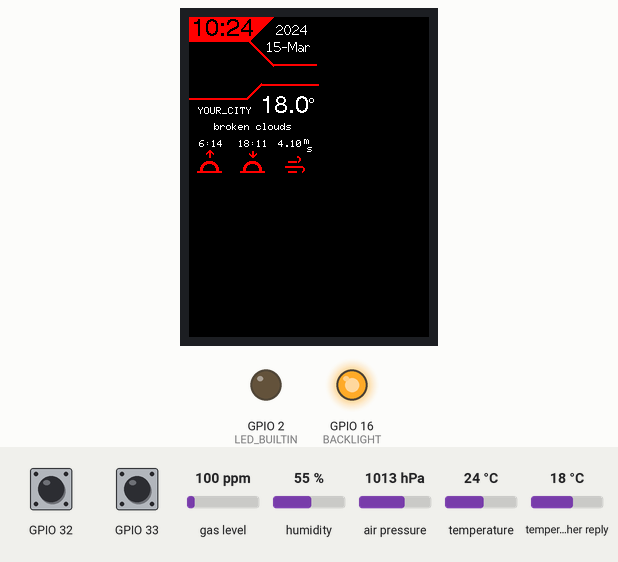
Bench run of a program on a simulated ESP32. Parts: 240×320 colour display, output pins drawn as LEDs (lit = HIGH). The test bench sets the inputs (shaded band); at power-on: GPIO 33 HIGH, GPIO 32 HIGH, gas level 100 ppm, humidity 55 %, air pressure 1013 hPa, temperature 24 °C, temperature in the weather reply 18 °C. WiFi joins after 1.5 s; servers stay silent unless stated; the local clock reads 2024-03-15 10:24:30 at power-on unless the program sets it; web services answer with replies made up by the test bench; what the program prints to the serial monitor is not drawn.

Above: at 2.9 s.
3.0 s: GPIO 33 pulled LOW for 0.15 s
At 4.4 s:
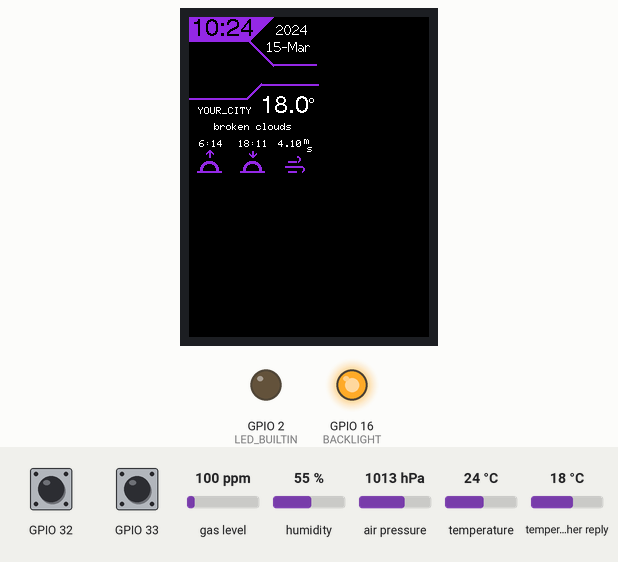
6.5 s: GPIO 32 pulled LOW for 3.2 s
At 11.3 s:
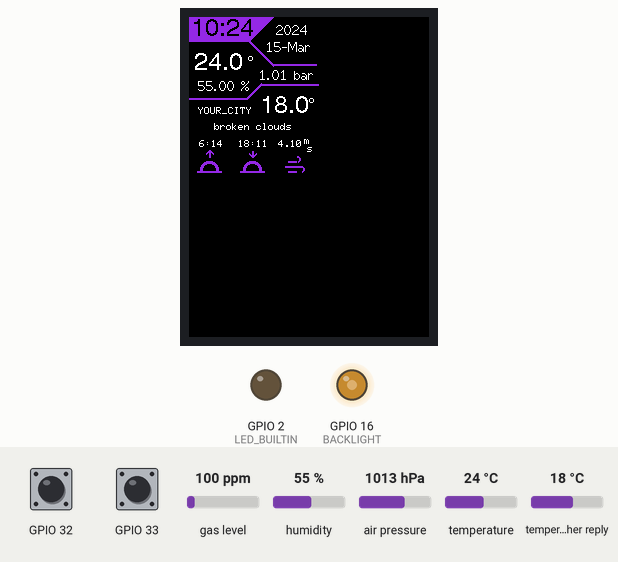
11.6 s: GPIO 33 pulled LOW for 1 s
At 13.1 s:
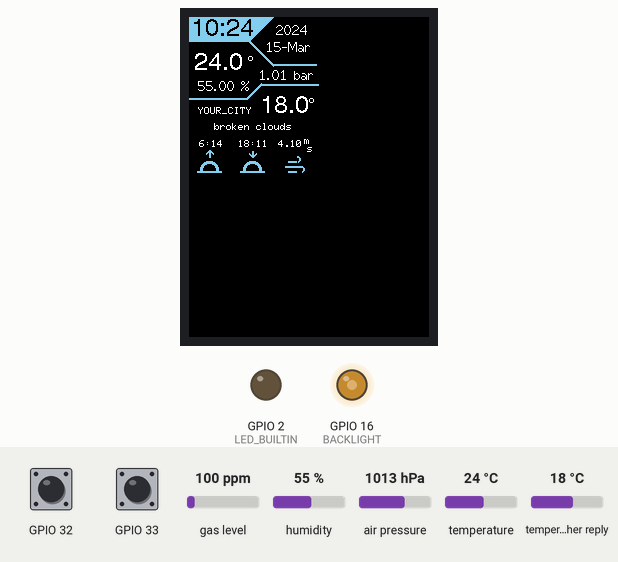
14.1 s: GPIO 33 pulled LOW for 0.15 s
At 15.5 s:
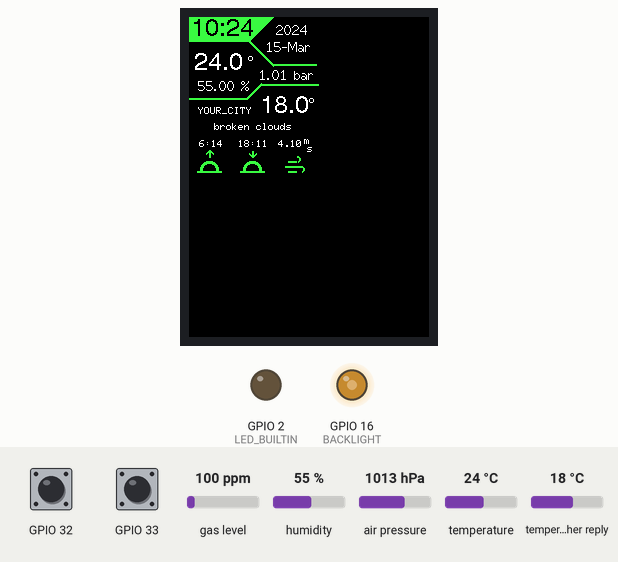
15.8 s: GPIO 33 pulled LOW for 3.2 s
At 19.3 s:
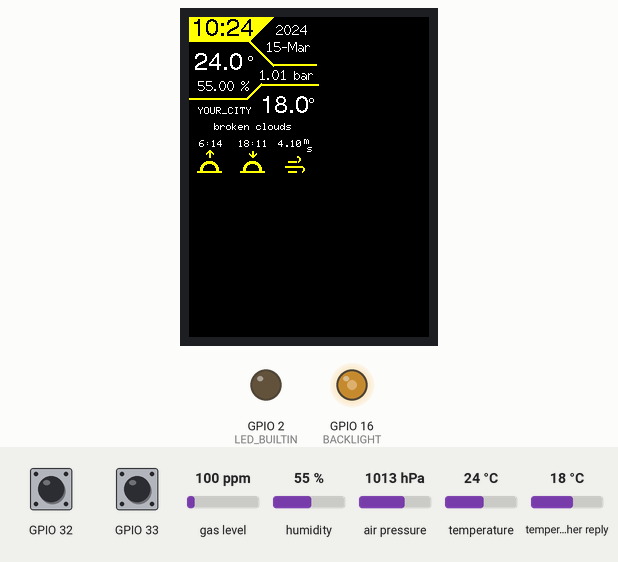
31.0 s: GPIO 33 pulled LOW for 0.15 s
At 31.6 s:
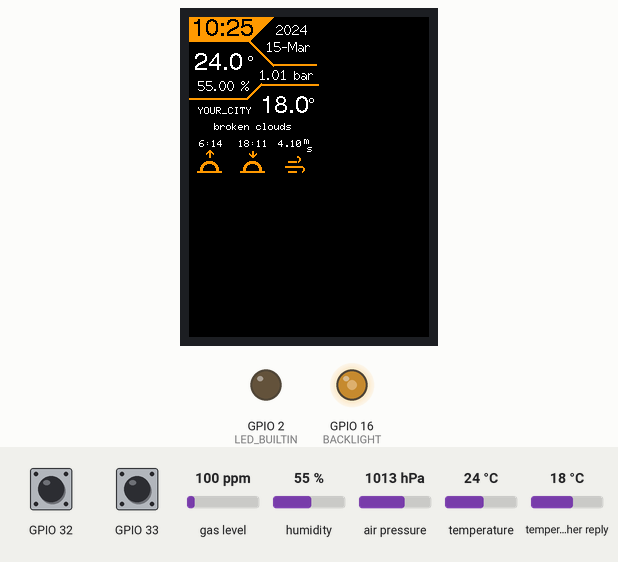
Timing chart, 0 to 33.6 s (numbered marks = the images above; inputs shaded):
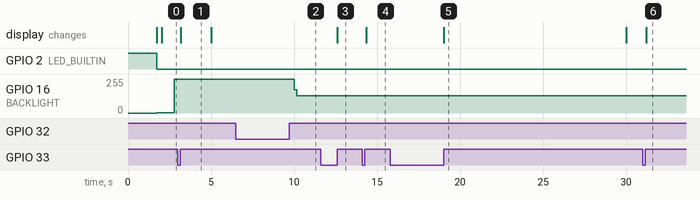

The program:

main.cpp
```cpp
#include <WiFi.h>
#include "My_Time_Config.h"         // MyClock class, used to easy get time from internal clock
#include "MY_Lander_Display.h"      // Display class used to create a graphic output on display
#include "My_Weather.h"             // Header of weatherData class, use to exctract data from raw
#include "My_Touchpad.h"            // used for touchpads functions
#include "noblock_led.h"            // Class that introduce smooth led transition with non blocking code

#include <TFT_eSPI.h>               // Graphics and font library for ST7735 driver chip
#include <SPI.h>                    // https://github.com/Bodmer/TFT_eSPI/tree/master

#include <Wire.h>                   // BMP280 library group
#include <Adafruit_Sensor.h>        // https://randomnerdtutorials.com/esp32-bme280-arduino-ide-pressure-temperature-humidity/
#include <Adafruit_BME680.h>

#include <HTTPClient.h>             // https://randomnerdtutorials.com/esp32-http-get-open-weather-map-thingspeak-arduino/

#include <ArduinoJson.h>            // Used to read data from raw String got from API

#define NTP_SERVER      "it.pool.ntp.org"
#define WIFI_SSID       "WIFI_NAME"
#define WIFI_PASSWORD   "WIFI_PASSWORD"
#define LED_BUILTIN     2
#define BACKLIGHT       16
#define TOUCHPAD_1      32
#define TOUCHPAD_2      33

MyClock orologio;
TFT_eSPI tft = TFT_eSPI();          //  Invoke library, pins defined in User_Setup.h
Lander_Display Display (&tft);
Adafruit_BME680 bme;                //  I2C
JsonDocument doc;                   //  https://registry.platformio.org/libraries/bblanchon/ArduinoJson/examples/StringExample/StringExample.ino
nb_led backlight (BACKLIGHT);
Touchpad pad1 (TOUCHPAD_1);
Touchpad pad2 (TOUCHPAD_2);

String openWeatherMapApiKey = "API-KEY";
String city = "YOUR_CITY";
String countryCode = "YOUR_COUNTRY_CODE";
String unitsCode = "metric";
String langCode = "en";
String serverPath = "http://api.openweathermap.org/data/2.5/weather?q=" + city + "," + countryCode + "&units=" + unitsCode + "&lang=" + langCode + "&APPID=" + openWeatherMapApiKey;
String payload;                     // String to store rawdata got from weather API

const int Period1 = 100;            // TouchPad refresh rate
unsigned long StartMillis1 = 0;
const int Period2 = 5000;           // Sensor refresh rate
unsigned long StartMillis2 = 0;
const int Period3 = 1800000;        // Weather refresh rate [30m]
long int StartMillis3 = 0;
int brightness = 4;


void setup() {
  Serial.begin(115200);
  pinMode(LED_BUILTIN, OUTPUT);
  pinMode(BACKLIGHT, OUTPUT);
  digitalWrite(LED_BUILTIN, HIGH);

  //---------------------- Initialize sensor and Pads ------------------------
  bool status = bme.begin(0x77);
  if (!status) {
    Serial.println("Could not find a valid BME680 sensor, check wiring!");
    //while (1);
  }

  bme.setTemperatureOversampling(BME680_OS_8X); // Set up oversampling and filter initialization
  bme.setHumidityOversampling(BME680_OS_2X);
  bme.setPressureOversampling(BME680_OS_4X);
  bme.setIIRFilterSize(BME680_FILTER_SIZE_3);
  bme.setGasHeater(320, 150); // 320*C for 150 ms

  pad1.initialise();
  pad2.initialise();

  //-------------------------- wifi connection -------------------------------
  WiFi.begin(WIFI_SSID,WIFI_PASSWORD);

  while (WiFi.status() != WL_CONNECTED) {;}    //block code until wifi connected
  Serial.println("\nConnected to " WIFI_SSID "!" );

  orologio.ntpsync(NTP_SERVER);   // syncronizing internal clock to real time
  orologio.WriteTime();           // terminal debug
  orologio.TUpdate();             // uodate class to real time

  // ------------------------ Initialize screen ------------------------------
  Display.init();
  Display.timeup(orologio.exportStruct());

  digitalWrite(LED_BUILTIN, LOW);
  backlight.toggle();
}


void loop() {

  //------------------ Action repeated every code cycle ----------------------
  orologio.TUpdate();
  Display.timeup(orologio.exportStruct());
  backlight.run();

  //----------------- protection against wfi disconnection -------------------
  if (WiFi.status() != WL_CONNECTED) {
    while (WiFi.status() != WL_CONNECTED) {digitalWrite(LED_BUILTIN, HIGH);}
    digitalWrite(LED_BUILTIN, LOW);
  }

  //--------------- Protection against Millis() value reset ------------------
  if (millis() < StartMillis2 || millis() < StartMillis3){
    StartMillis2 = 0;
    StartMillis3 = 0;
    Serial.println("Millis() reset");
  }

  //----------------------- Touchpads Refresh --------------------------------
   if (millis () - StartMillis1 > Period1) {
    pad1.read();
    pad2.read();

    if(pad1.released() == true) {
      switch (brightness){
        case 4:
          brightness = 3;
          backlight.brightness(128);
          //Serial.println("PATATE - Brightness changed 3");
          break;
        case 3:
          brightness = 2;
          backlight.brightness(63);
          //Serial.println("PATATE - Brightness changed 2");
          break;
        case 2:
        brightness = 1;
          backlight.brightness(20);
          //Serial.println("PATATE - Brightness changed 1");
          break;
        case 1:
          brightness = 0;
          backlight.brightness(0);
          backlight.toggle();
          //Serial.println("PATATE - Brightness changed 0");
          break;
        case 0:
          brightness = 4;
          backlight.brightness(255);
          backlight.toggle();
          //Serial.println("PATATE - Brightness changed 4");
          break;
        default:
          Serial.println("ERROR in Pad1 refresh action in MAIN");
          break;
      }
    }

    if(pad2.released() == true) {
      Display.nextColor();
    }
    StartMillis1 = millis();
  }

  //------------------------- Sensor Refresh ---------------------------------
  if (millis () - StartMillis2 > Period2) {
    Display.measureup(bme.readTemperature(), bme.readPressure(), bme.readHumidity(), bme.readGas());
    StartMillis2 = millis();
  }

  //-------------------------- Weather update --------------------------------
  if (millis () - StartMillis3 > Period3 || StartMillis3 == 0) {
    Serial.print("Weather update:");
    orologio.WriteTime();

    HTTPClient http;
    http.begin(serverPath);
    int httpCode = http.GET();

    // httpCode will be negative on error
    if(httpCode > 0) {
      // HTTP header has been send and Server response header has been handled
      Serial.printf("[HTTP] GET... code: %d\n", httpCode);

      // file found at server
      if(httpCode == HTTP_CODE_OK) {
        payload = http.getString();
        //Serial.println(payload);      //Debug check raw data payload in terminal
      }
    } else {
      Serial.printf("[HTTP] GET... failed, error: %s\n", http.errorToString(httpCode).c_str());
    }
    http.end();

    Display.weatherUp(payload);
    StartMillis3 = millis();
  }
}
```

My_Lander_Display.h
```cpp
#ifndef __My_Lander_Display__
#define __My_Lander_Display__

#include <TFT_eSPI.h>
#include <My_Weather.h>

class Lander_Display {
    public:
        Lander_Display(TFT_eSPI *tft_pointer ) { tft = tft_pointer; }
        virtual ~Lander_Display() { ; };

        void init () {
            tft->init();
            tft->setRotation(2);
            tft->fillScreen(TFT_BLACK);

            graphicUp();
        }

        void tmstructup (struct tm buffer) {
            PresentTime = buffer;
        }

        void measureup (float temp, float pres, float humi, uint32_t gas) {        //Getting data and storing them as string, to make just one conversion and easy screen refresh
            tft->setTextColor(TFT_BLACK);
            tft->drawRightString(roomTemperature,64, 34 ,4);
            tft->drawRightString(roomHumidity,61, 61 ,2);
            tft->drawRightString(roomPressure,125,50,2);
            //tft->drawRightString(roomGas,125, 50 ,2);

            roomTemperature = String ( ((round (temp*10.f))/10.f) );
                if (roomTemperature.length() == 5) {
                    roomTemperature.remove(4, 1);
                } else if ( roomTemperature.length() == 4 ) {
                    roomTemperature.remove(3, 1);
                }
                roomTemperature += "\u00b0";
            roomPressure = String((pres)/100000.f);
                if (roomPressure.length() == 9) {
                    //roomPressure.remove (6,3);
                }
                roomPressure += " bar";
            roomHumidity = String(humi);
                //if (roomHumidity.length() == 4) {
                    //roomPressure.remove (6,3);
                //}
                roomHumidity += " %";
            roomGas = String(gas/1000);
                //if (roomHumidity.length() == 4) {
                    //roomPressure.remove (6,3);
                //}
                roomGas += " KO";
            tft->setTextColor(TFT_WHITE);
            tft->drawRightString(roomTemperature,64, 34 ,4);
            tft->drawCircle(61, 41, 2, TFT_WHITE);
            tft->drawRightString(roomHumidity,61, 61 ,2);
            //tft->drawRightString(roomGas,125, 50 ,2);
            tft->drawRightString(roomPressure,125,50,2);
        }

        void timeup (struct tm buffer) {
            PresentTime = buffer;
            //-----clock-----//
            if (minute != PresentTime.tm_min) {
                tft->setTextColor(color);
                tft->drawString(clock,2,0,4);

                if (PresentTime.tm_hour < 10) {                      //inserting hours in buffer
                    clock = "0" + String(PresentTime.tm_hour);
                } else {
                    clock = "" + String(PresentTime.tm_hour);
                }
                if (PresentTime.tm_min < 10) {                    //inserting minute in buffer
                    clock += ":0" + String(PresentTime.tm_min);
                } else {
                    clock += ":" + String(PresentTime.tm_min);
                }
                tft->setTextColor(clock_color);
                tft->drawString(clock,2,0,4);
                minute = PresentTime.tm_min;
            }
            //-----date------//
            if (day != PresentTime.tm_mday) {
                tft->setTextColor(TFT_BLACK);
                tft->drawString (year,87,5,2);
                tft->drawString(date,77,22,2);
                if (PresentTime.tm_mday < 10) {
                    date = " " + String(PresentTime.tm_mday);
                } else {
                    date = String(PresentTime.tm_mday);
                }
                date += "-" + month_name(PresentTime.tm_mon);
                year = 1900 + PresentTime.tm_year;
                tft->setTextColor(TFT_WHITE);
                tft->drawString (year,87,5,2);
                tft->drawString(date,77,22,2);
                day = PresentTime.tm_mday;
            }
        }

        void weatherUp(String rawData) {
            tft->setTextColor(TFT_BLACK);
            tft->drawCircle(122, 83, 2, TFT_BLACK);
            tft->drawCentreString(description, 64, 106, 1);
            tft->drawString(sunrise, 10, 123, 1);
            tft->drawString(sunset, 49, 123, 1);
            tft->drawRightString(wind, 113, 123, 1);
            tft->drawString("m",115,120,1);
            tft->drawString("s",118,128,1);
            if (city.length() > 7) {
                tft->drawCentreString(city,36, 90, 1);
                tft->drawRightString(cityTemperature, 120, 77, 4);
            } else {
                tft->drawCentreString(city,34, 86, 2);
                tft->drawRightString(cityTemperature, 118, 77, 4);
            }
            wt.extractData(rawData);
            getWeather ();
            tft->setTextColor(TFT_WHITE);
            tft->drawCircle(122, 83, 2, TFT_WHITE);
            tft->drawCentreString(description, 64, 106, 1);
            tft->drawString(sunrise, 10, 123, 1);
            tft->drawString(sunset, 49, 123, 1);
            tft->drawRightString(wind, 113, 123, 1);
            tft->drawString("m",115,120,1);
            tft->drawString("s",118,128,1);
            if (city.length() > 7) {
                tft->drawCentreString(city,36, 90, 1);
                tft->drawRightString(cityTemperature, 120, 77, 4);
            } else {
                tft->drawCentreString(city,34, 86, 2);
                tft->drawRightString(cityTemperature, 118, 77, 4);
            }
        }

        void graphicUp() {
            //clock
            tft->drawWideLine(60, 24, 84, 48, 2, color, TFT_BLACK);
            tft->fillRect(0, 0, 60, 25, color);
            tft->fillRect(84, 47, 44, 2, color);
            tft->fillTriangle(60, 0, 60, 24, 84, 0, color);

            //roomPressure and roomTemperature
            tft->drawWideLine(72, 67, 58, 81, 2, color, TFT_BLACK);
            tft->fillRect(72, 67, 58, 2, color);
            tft->fillRect(0, 81, 58, 2.5, color);

            //sunrise
            tft->drawArc(20, 153, 9, 7,90, 270, color, TFT_BLACK, true);
            tft->fillRect(8, 154, 25, 2, color);

            tft->drawLine(20, 140, 20, 134, color);
            tft->drawLine(21, 140, 21, 134, color);

            tft->drawLine(20,134,17,137,color);
            tft->drawLine(20,133,17,136,color);

            tft->drawLine(21,134,24,137,color);
            tft->drawLine(21,133,24,136,color);

            //sunset
            tft->drawArc(63, 153, 9, 7,90, 270, color, TFT_BLACK, true);
            tft->fillRect(51, 154, 25, 2, color);

            tft->drawLine(63, 140, 63, 134, color);
            tft->drawLine(64, 140, 64, 134, color);

            tft->drawLine(63,140,60,137,color);
            tft->drawLine(63,139,60,136,color);

            tft->drawLine(64,140,67,137,color);
            tft->drawLine(64,139,67,136,color);

            //wind
            tft->fillRect(99, 144, 9, 2, color);
            tft->drawArc(108,142, 3, 2,180,360,color,TFT_BLACK,true);
            tft->fillRect(96, 149, 16, 2, color);
            tft->drawArc(112,152, 3, 2,180,360,color,TFT_BLACK,true);
            tft->fillRect(99, 154, 9, 2, color);

            //restore clock
            tft->setTextColor(clock_color);
            tft->drawString(clock,2,0,4);
        }

        void getWeather() {
            city = String(wt.get_city());
            wind = String(wt.get_wind());
            description = wt.get_description();
            sunrise = wt.get_sunrise();
            sunset = wt.get_sunset();
            cityTemperature = String(wt.get_temperature());
            if (cityTemperature.length() == 5) {
                cityTemperature.remove(4, 1);
            } else if ( cityTemperature.length() == 4 ) {
                cityTemperature.remove(3, 1);
            }
            cityHumidity = String(wt.get_humidity()) + " %";
        }

        void setColor (uint32_t new_color) {
            color = new_color;
        }

        void nextColor () {
            switch (color_index)
            {
                case 0:
                    color_index = 1;
                    color = 0xc800;
                    graphicUp();
                    break;
                case 1:
                    color_index = 2;
                    color = TFT_VIOLET;
                    graphicUp();
                    break;
                case 2:
                    color_index = 4;
                    color = TFT_SKYBLUE;
                    graphicUp();
                    break;
                case 4:
                    color_index = 5;
                    color = 0x3fc8;
                    graphicUp();
                    break;
                case 5:
                    color_index = 6;
                    color = TFT_YELLOW;
                    graphicUp();
                    break;
                case 6:
                    color_index = 0;
                    color = 0xfcc0;
                    graphicUp();
                    break;
                default:
                break;
            }
        }

    private:

            //-----Pointers----//
        TFT_eSPI* tft;
            //----Variables----//
        weatherData wt;
        struct tm PresentTime;
        int day;
        int minute;
        uint32_t color = TFT_RED;
        uint32_t clock_color = TFT_BLACK;
        int color_index = 1;
        //-----clock-------//
        String clock = "00:00";
        String date = "00/00";
        String year = "0000";
            //-----Sensor------//
        String roomTemperature = "00.0";
        String roomPressure = "0.00 bar";
        String roomHumidity = "0.00 %";
        String roomGas = "0.00 KO";
            //-----Weather-----//
        String city = "PATATE";
        String wind;
        String description;
        String sunrise = "0:00";
        String sunset = "0:00";
        String cityTemperature = "00.0";
        String cityHumidity = "00%";
};

#endif //__My_Lander_Display__
```

Source omitted: My_Touchpad.h (2307 bytes), My_Weather.h (2798 bytes), noblock_led.h (3098 bytes), My_Time_Config.h (4643 bytes)

Measured:
- after the input at 3.0 s, the display: changes after 0.16 s (image 1)
- after the input at 6.5 s, GPIO 16 (BACKLIGHT): 255/255 → 173/255 after 3.5 s, → 128/255 0.14 s later
- after the input at 11.6 s, the display: changes after 1.0 s (image 3)
- after the input at 14.1 s, the display: changes after 0.24 s (image 4)
- after the input at 15.8 s, the display: changes after 3.2 s (image 5)
- after the input at 31.0 s, the display: changes after 0.19 s (image 6)
- what the display in image 1 shows lasts 1.8 s, from 3.2 s to 5.0 s
